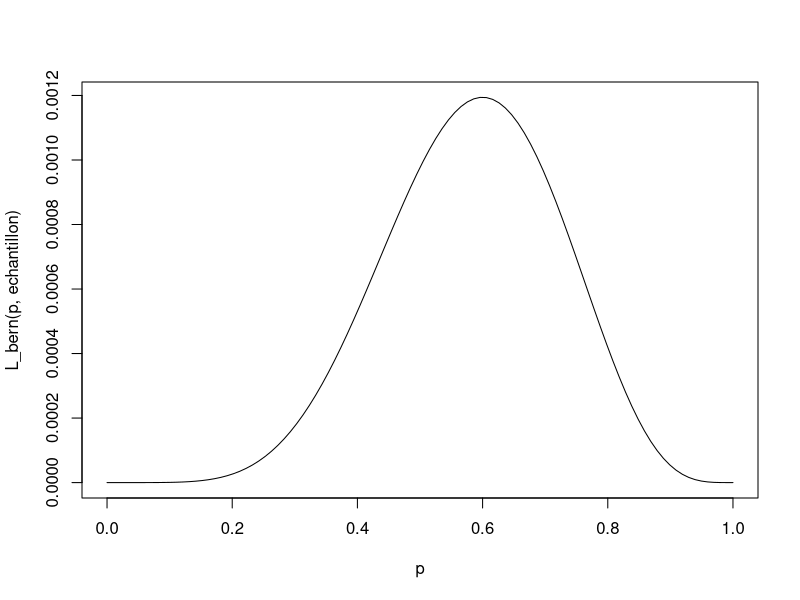
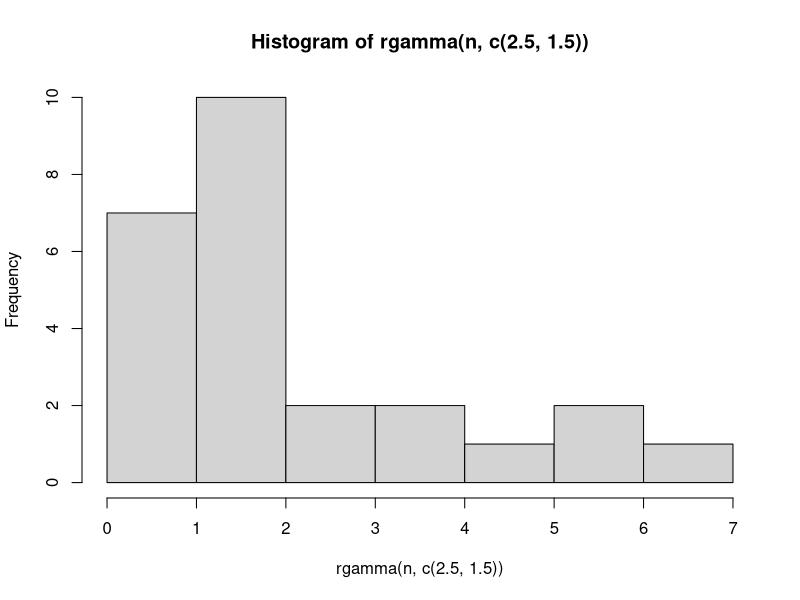
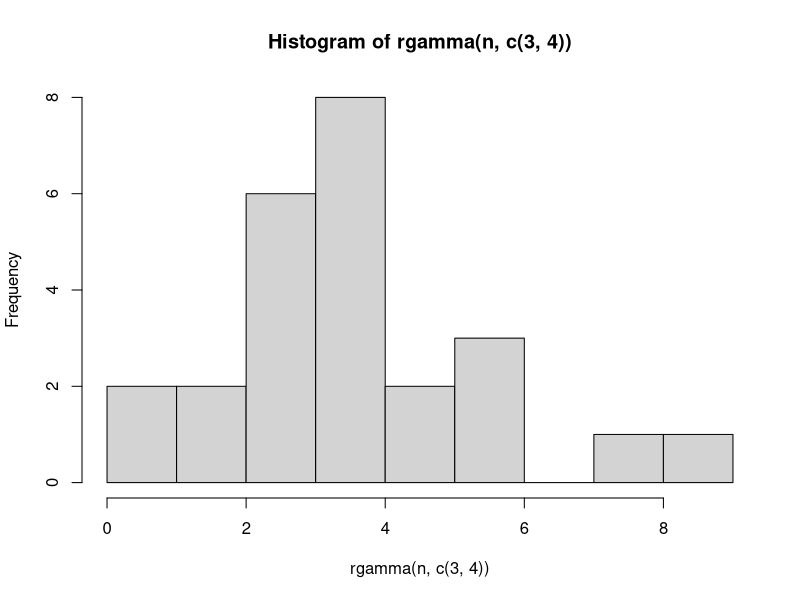
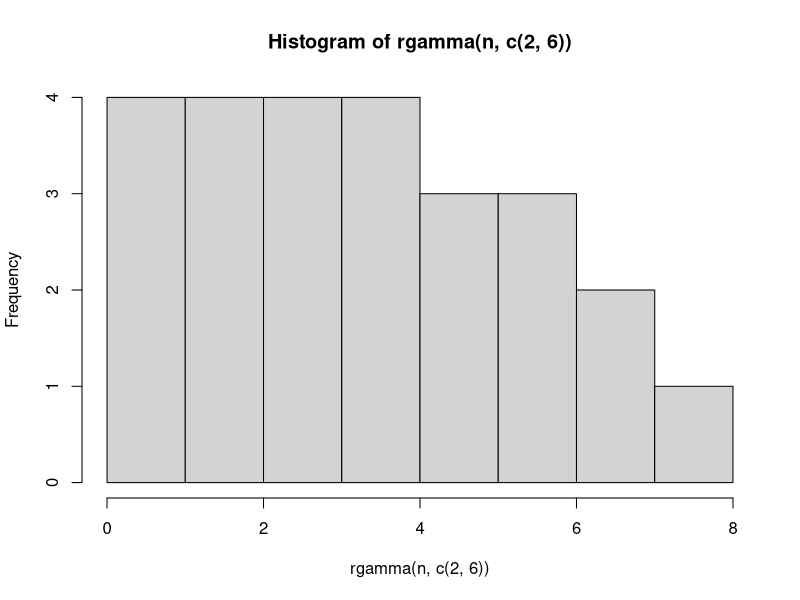
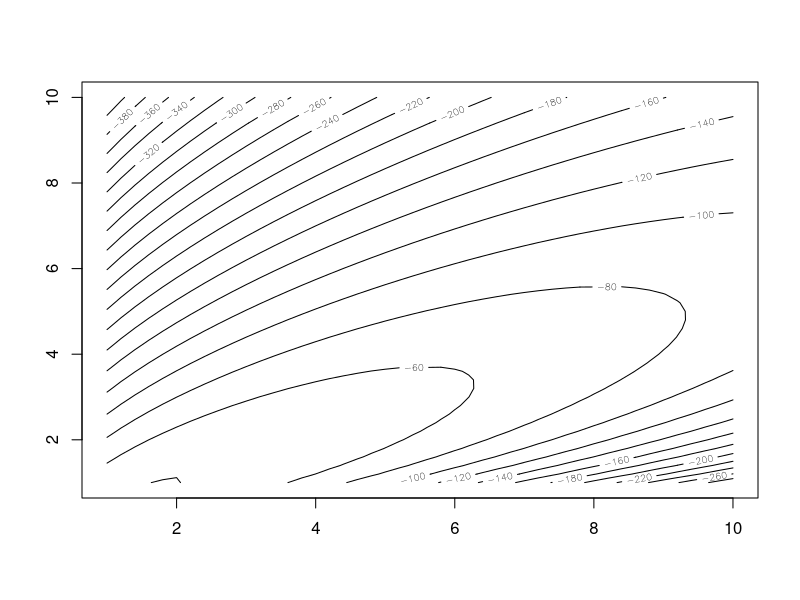
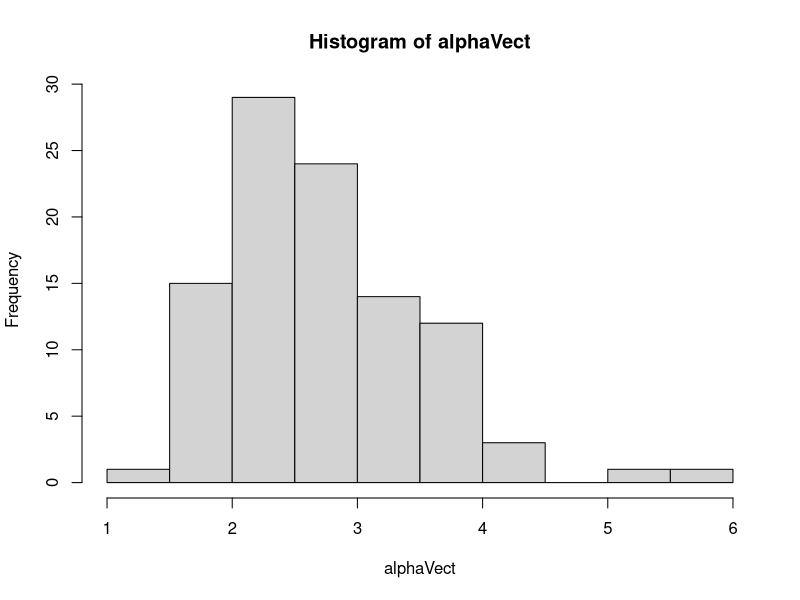
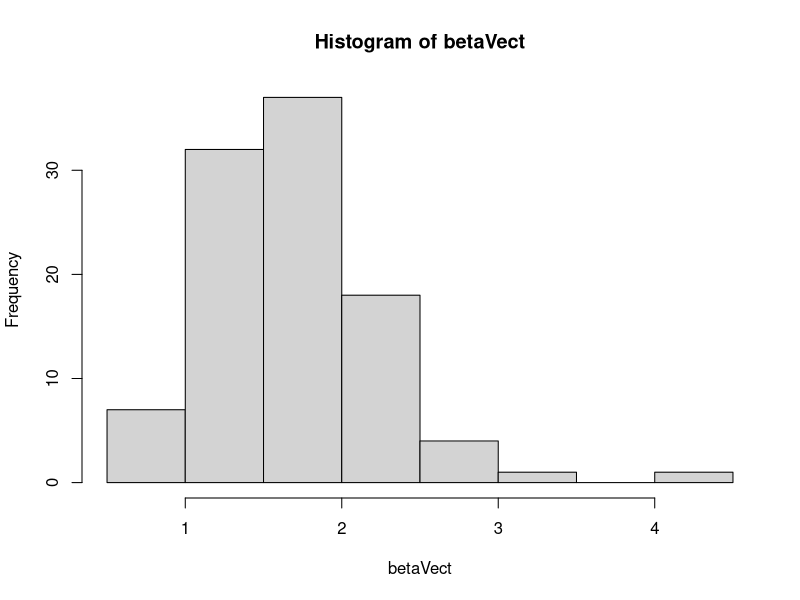

The R script that drew these images, in order: (Note: this script raises an error after producing the figures.)
## ---- chunk 1
knitr::opts_chunk$set(echo = TRUE)
## ---- chunk 2
echantillon <- rbinom(10,1,0.6)
print(echantillon)
## ---- chunk 3
print(mean(echantillon))
## ---- chunk 4
L_bern <- function(p,x) {
  n <- sum(x)
  return(p^n * (1-p)^(length(x) - n))
}
## ---- chunk 5
p <- seq(0,1,length.out = 100)
plot(p,L_bern(p,echantillon),type = "l")
## ---- chunk 6
fn <- function(p){
  r <-L_bern(p,echantillon)
  return(1 - r)
}
optim(par = 0.5,fn,method = "L-BFGS-B",lower = 0,upper = 1)

## ---- chunk 7
res <- c()
for(i in seq(10,2000,10)){
  echantillon <- rbinom(i,1,0.6)
  res <- c(res,optim(par = 0.2,fn,method = "L-BFGS-B",lower = 0,upper = 1)[[1]])
}
## ---- chunk 8
n = 25
hist(rgamma(n,c(2.5,1.5)))
hist(rgamma(n,c(3,4)))
hist(rgamma(n,c(2,6)))
## ---- chunk 9
logL_gamma_unit <- function(alpha,beta,x){
  return( alpha*log(beta) - log(gamma(alpha)) + (alpha-1)*log(x) - beta*x ) 
}

#on fait varier un paramètre et on calcule la somme 
logL_gamma <- function(alpha,beta,v){
  sum <- 0
  for(i in v) {
    sum =  sum + logL_gamma_unit(alpha,beta,i)
  }
  return (sum)
}

sample <- rgamma(n, 2.5, 1.5) 
logLGamma <- function (alpha,beta){
  return (logL_gamma(alpha,beta,sample))
}

# il faut re-créer des fonctions 
logLGammaV2 <- function (theta){
  return (logL_gamma(theta[1],theta[2],sample))
}
## ---- chunk 10
#on trace les courbes
x <- seq(1,10,0.2)
y <- seq(1,10,0.2)
contour(x,y,outer(x,y,logLGamma),nlevels = 25)
## ---- chunk 11
x0 <- c(1,1)
# la fonction optim minimise il faut donc multiplier par -1 pour la maximiser
optim(par = x0, fn = logLGammaV2, method = "L-BFGS-B", control = list(fnscale = -1)) 
## ---- chunk 12
# on fait 100 estimations 
n=100
logLGammaV2 <- function (theta,echantillon){
  return (logL_gamma(theta[1],theta[2],echantillon))
}


x0 <- c(1,1)
list <- vector("list",100)
#remplit 100 échantillons de alpha et beta
for (i in 1:100){
    list[[i]] <- optim(par = x0, fn = logLGammaV2,echantillon=rgamma(25,2.5,1.5), method = "L-BFGS-B", control = list(fnscale = -1))$par
}

alphaVect <- c()
betaVect <- c()
for(i in 1:100){
  
  alphaVect <- c(alphaVect,list[[i]][1] )
  betaVect <-  c(betaVect,list[[i]][2] )
}

#intervalle de confiance pour alpha et beta
confAlpha = quantile(alphaVect,c(0.025,0.975))
confBeta = quantile(betaVect,c(0.025,0.975))

#histogramme pour le vectreur alpha et le vecteur beta

hist(alphaVect)
hist(betaVect)
## ---- chunk 13
res <- optim(par = x0, fn = logLGammaV2, method = "L-BFGS-B", control = list(fnscale = -1), hessian = TRUE) 
#La matrice Hessienne se trouve en 6eme position
print(-solve(res[[6]]))
